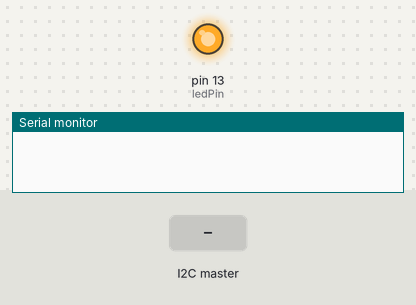
A sketch run on a simulated Arduino Uno, built with avr-gcc and run on an emulated ATmega328P. On the bench: output pins drawn as LEDs (lit = HIGH), the last lines printed to the serial monitor. Inputs (shaded band) come from the test bench.

Above: at 0.1 s.
At 1.6 s:
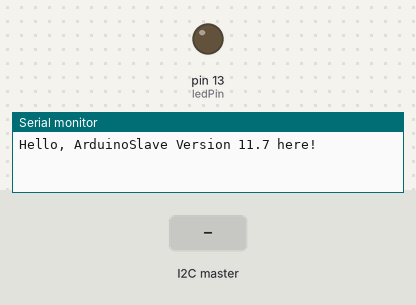
1.7 s: the I2C master sends the byte 5
3.2 s: the I2C master sends the byte 0
4.7 s: the I2C master sends the byte 1
Timing chart, 0 to 7.7 s (numbered marks = the images above; inputs shaded):
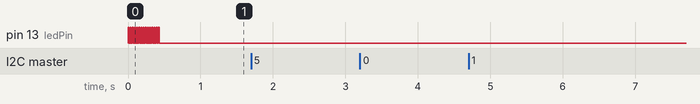

The sketch:

ArduinoSlave11.7.ino
```cpp
#include <Wire.h>
#define I2CAddressESPWifi 6
#define ledPin 13
#define numberOfBytes 15 // number of bytes expected by ESP8266


// buffer for return-message:
char charBuffer[] = "012345678901234"; // initilize buffer with 15 bytes!

// counter to have something going and see changing values.. for testing purpose
unsigned long counter = 0;

void setup()   {
  Wire.begin(I2CAddressESPWifi);    // join I2Cbus as slave with identified address
  Wire.onReceive(receiveEvent);     // register a function to be called when slave receive a transmission from master//
  Wire.onRequest(requestEvent);     // register a function when master request data from this slave device//
  Serial.begin(9600);               //set serial baud rate

  // say hello to internal LED
  pinMode(ledPin, OUTPUT);
  flashLEDMany();

  Serial.println("Hello, ArduinoSlave Version 11.7 here!");
}


void loop() {
  // nothing really happens in main-loop:
  // just increment the couter
  delay(100);
  counter++;
  if (counter > 4294967294)
  {
    counter = 0;
  }
}


// when slave receives string from master, trigger this event.
void receiveEvent(int howMany)
{
  String message = "";
  while ( Wire.available() ) // execute repeatedly and read all bytes in the data packet from master//
  {
    char c = Wire.read();    // receive data from master and assign it to char c
    message += c;
  }

  // show message arrived by flashing the Onboard-LED
  flashLEDOnce();

  // just for testing ...
  char bytebuffer[] = "xABCDEFGHIJKLMNOPQRSTUVWXYZ0123456789abcdefghijklmnopqrstuvwxyz..........";
  int bufferIndex = 0;
  bufferIndex = getIntParamValue(message);
  Serial.println(message);
  Serial.println("byte: " + String(bufferIndex) + " value: " + bytebuffer[bufferIndex]);
  // .. testing

  // preparing the messageBuffer for the answer to ESP8266 when requested by requestEvent()
  pushMessageToCharBuffer("OK" + getStringFixLengthFromUnsignedLong(numberOfBytes-2, counter), charBuffer);

}

// trigger this event when master requests data from slave,
void requestEvent()
{
  // IMPORTANT! this code needs to be executed quickly, so do not write any other code in here!
  // buffer containing message (answer) must have a fixed length of 15 because ESP expects so...
  Wire.write(charBuffer);
}

// flash the Onboard-LED to show a message is received
void flashLEDOnce()
{
  digitalWrite(ledPin, HIGH);
  delay(25);
  digitalWrite(ledPin, LOW);
}

// flash the Onboard-LED to show Arduino is ready!
void flashLEDMany()
{
  for (int i = 0; i < 15; i++)
  {
    digitalWrite(ledPin, HIGH);
    delay(10);
    digitalWrite(ledPin, LOW);
    delay(20);
  }
}

// function to read the value of a parameter when sending "/getByte?a=1234"
int getIntParamValue(String s)
{
  if (s.startsWith("/getByte", 0))
  {
    int indexStart = s.indexOf('<');
    int indexEnd = s.indexOf('>');
    if (indexStart > 0 and indexEnd > indexStart)
    {
      int i = s.substring(indexStart + 1 , indexEnd).toInt();
      return i;
    }
    return 0;

  }
  return 0;
}

// convert message to char-buffer
void pushMessageToCharBuffer(String s, char *charArray)
{
  unsigned int len = s.length() + 1; // one extra for null-terminator
  s.toCharArray(charArray, len);
}

// fill up string with hashes in front of value
String getStringFixLengthFromUnsignedLong(int stringSize, unsigned long value)
{
  String s = String(value);
  String f = "";
  int spacers = stringSize - s.length();
  for (int i = 0; i < spacers; i++)
  {
    f += "#";
  }
  return (f + s).substring(0, stringSize);
}
```
